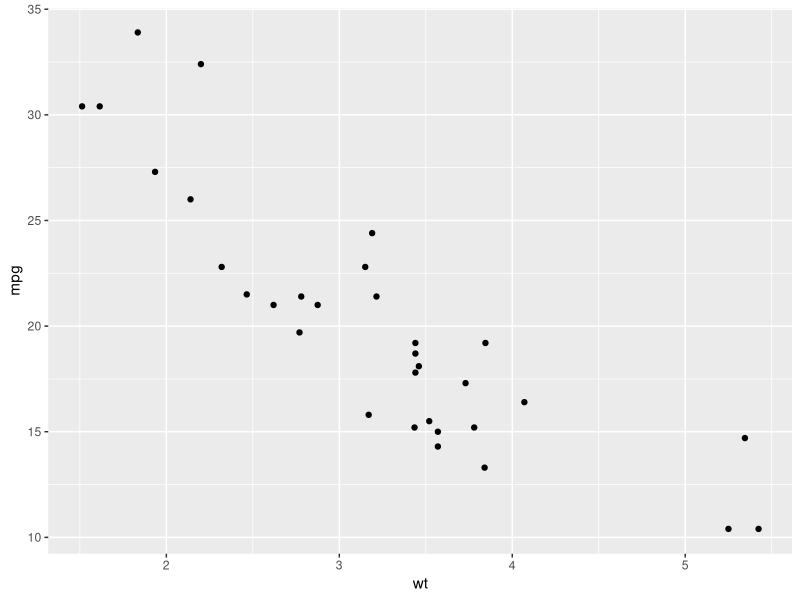
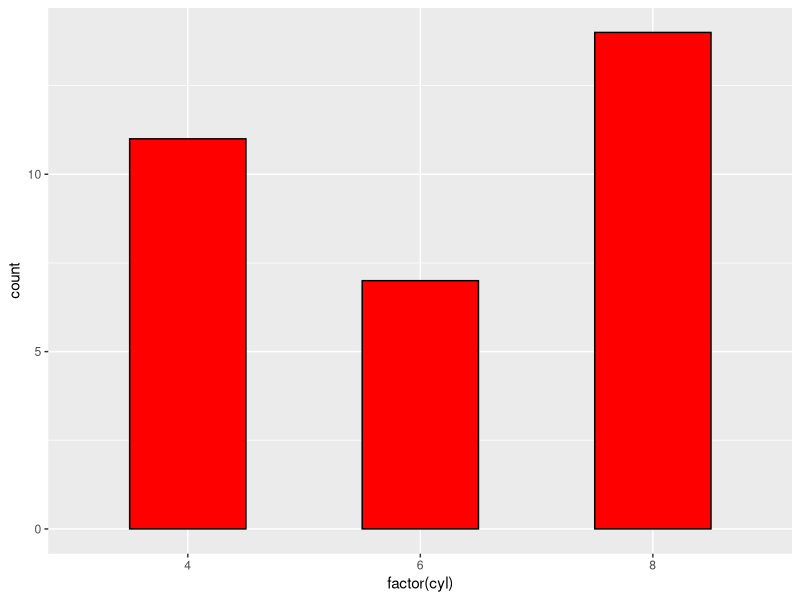
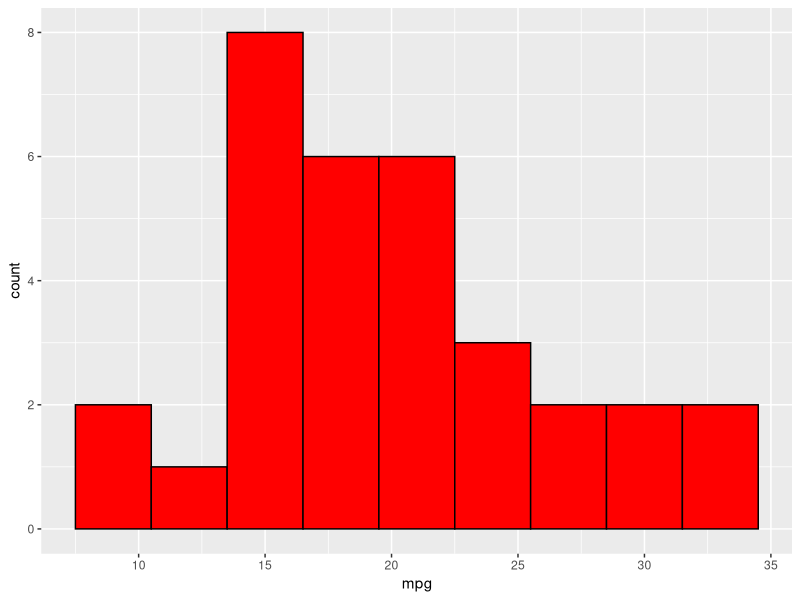
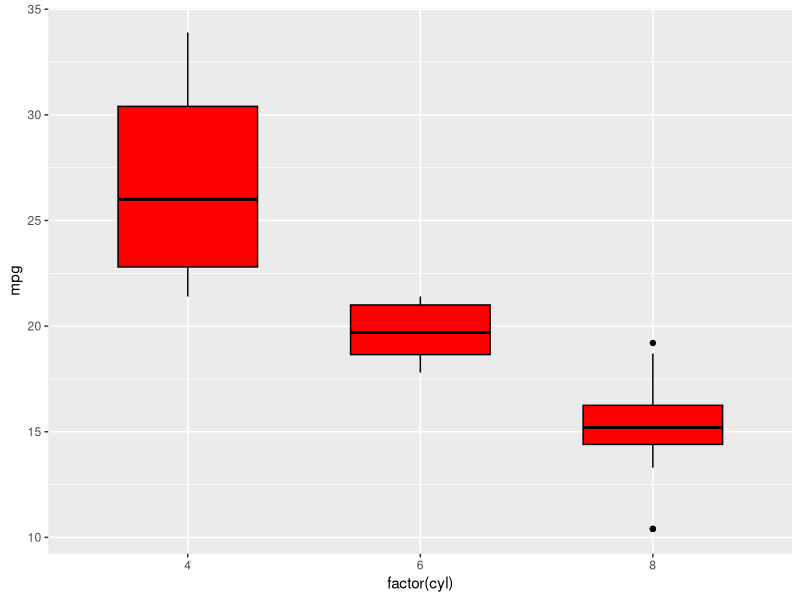
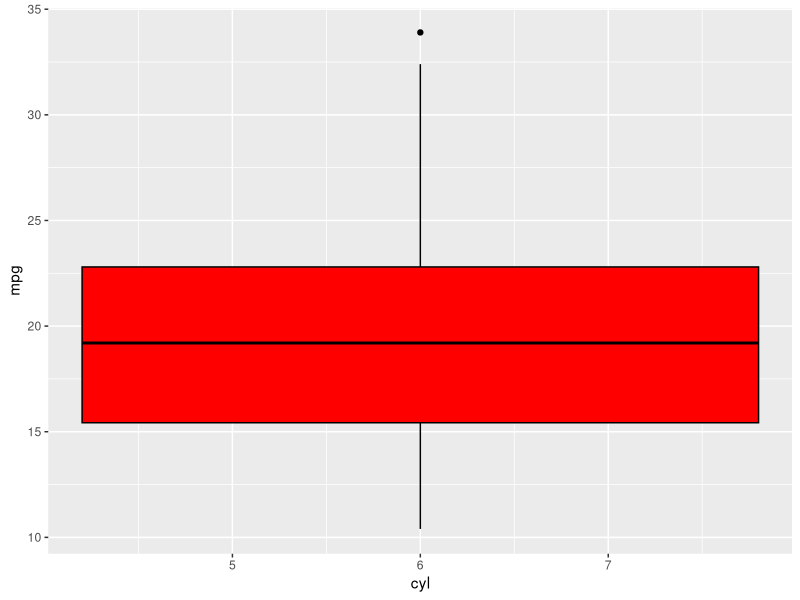
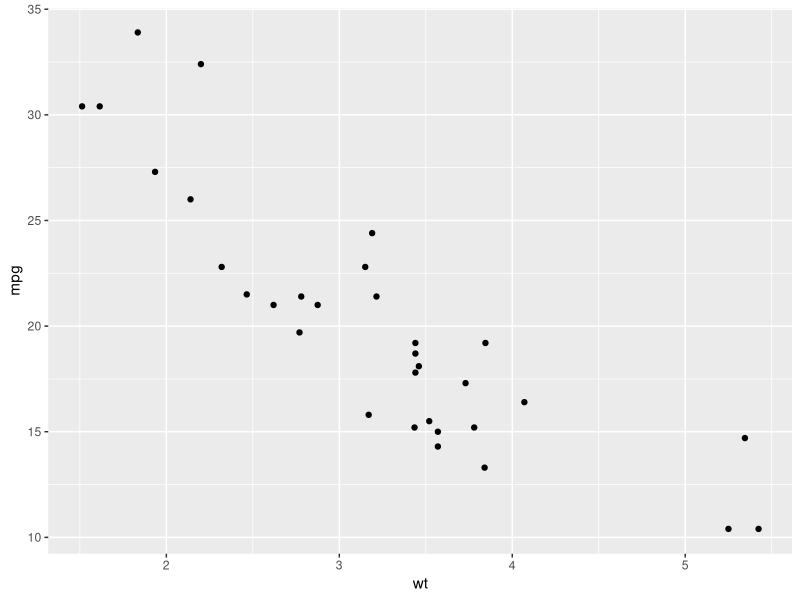
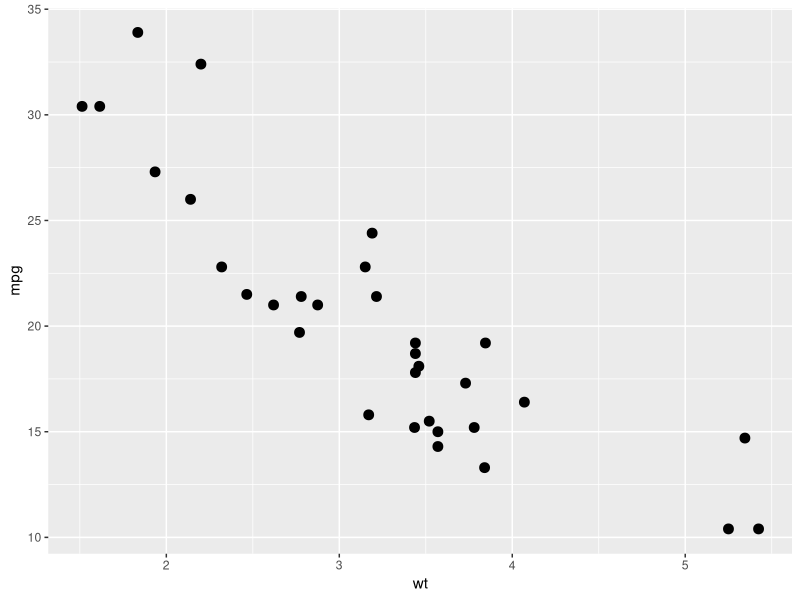
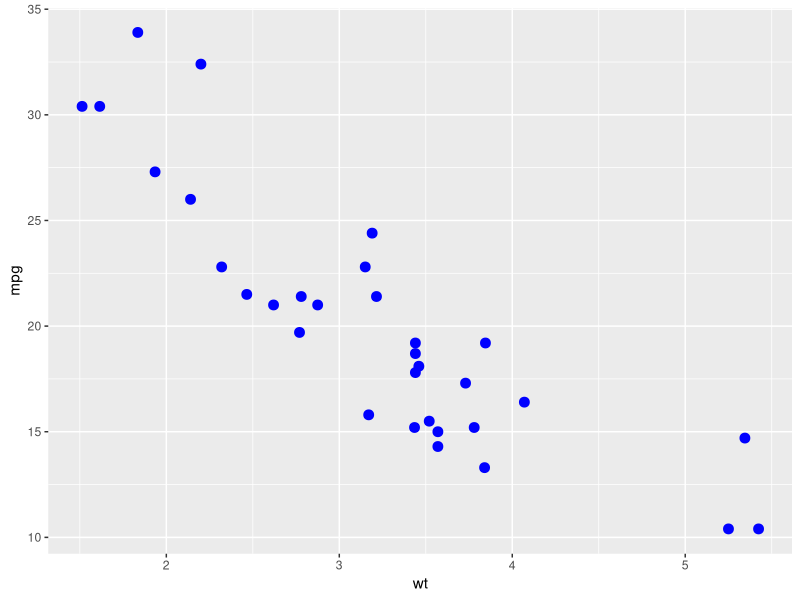

Write the R code that produced these figures, in order.
library(ggplot2)

# 1. Line plot
ggplot(mtcars) + aes(x=wt, y = mpg) + geom_point()

# 2. Bar Plot
ggplot( mtcars, aes(x = factor( cyl))) + geom_bar(width = 0.5, color = "black", fill = "red")

# mean.mpg <- tapply(mtcars$mpg, mtcars$cyl, mean)
# mean.mpg
# names(mean.mpg)
# ggplot( mean.mpg, aes(x = factor( cyl), y = mean(mpg))) + 
#   geom_bar(stat = "identity", width = 0.5, color = "black", fill = "red")

# 3. Histogram
ggplot(mtcars, aes(x = mpg)) + geom_histogram(binwidth = 3, color = "black", fill = "red")

# 4. Boxplot
ggplot( mtcars, aes(x = factor( cyl), y = mpg)) + 
  geom_boxplot(width = 0.6, color = "black", fill = "red")

ggplot( mtcars, aes(x = cyl, y = mpg)) + 
  geom_boxplot(width = 0.9, color = "black", fill = "red")  

# 1. scatter plot
ggplot(mtcars) + aes(x=wt, y=mpg) + geom_point()

## Setting the size of the points in the scatter plot
ggplot(mtcars) + aes(x=wt, y=mpg) + geom_point(size=3)

## Setting the color of the points in the scatter plot
ggplot(mtcars) + aes(x=wt, y=mpg) + geom_point(size=3, color = "blue")

## Setting the shape of the points in the scatter plot
ggplot(mtcars) + aes(x=wt, y=mpg) + 
  geom_point(size=3, color = "blue", shape = 17)

# 2. Changing labels
ggplot(mtcars) + aes(x=wt, y=mpg) + geom_point() +
  labs(x = "Weight", y = "Miles per Gallon", title = "My Plot") +
  theme(axis.text = element_text(colour = "blue"),
        axis.title = element_text(size = rel(1.5), angle = 0),
        plot.title = element_text(size = rel(2.5), colour = "green"))
  
# 3. Changing x and y scale
ggplot(mtcars) + aes(x=wt, y=mpg) + geom_point() +
  scale_x_continuous(limits = c(1.5,6.5)) +
  scale_y_continuous(limits = c(5,35))


## 3. Grouping data points by variable
ggplot(mtcars) + aes(x=wt, y=mpg, color = cyl ) + 
  geom_point(size=3, shape = 17)

ggplot(mtcars) + aes(x=wt, y=mpg, color = factor(cyl) ) + 
  geom_point(size=3, shape = 17)

ggplot(mtcars) + aes(x=wt, y=mpg, color = factor(cyl), shape = factor(am)) + 
  geom_point(size=5)

ggplot(mtcars) + aes(x=wt, y=mpg, color = factor(cyl), shape = factor(am)) + 
  geom_point(size=5) + scale_shape_manual(values = c(4,5))

ggplot(mtcars) + aes(x=wt, y=mpg, color = factor(cyl), shape = factor(am)) + 
  geom_point(size=5) + scale_shape_manual(values = c(17,18)) +
  scale_color_brewer(palette = "Set1")

## 4. Adding trend line
ggplot(mtcars) + aes(x=wt, y=mpg) + 
  geom_point(size=3, color = "blue", shape = 17) +
  stat_smooth(method = "lm")

ggplot(mtcars) + aes(x=wt, y=mpg) + 
  geom_point(size=3, color = "blue", shape = 17) +
  stat_smooth(method = "lm", se = FALSE)


## Faceting
ggplot(mtcars) + aes(x=wt, y=mpg) + 
  geom_point(size=3, color = "blue", shape = 17) +
  facet_grid(. ~ cyl)

ggplot(mtcars) + aes(x=wt, y=mpg) + 
  geom_point(size=3, color = "blue", shape = 17) +
  facet_grid( cyl ~ .)

ggplot(mtcars) + aes(x=wt, y=mpg) + 
  geom_point(size=3, color = "blue", shape = 17) +
  facet_grid( cyl ~ am)
